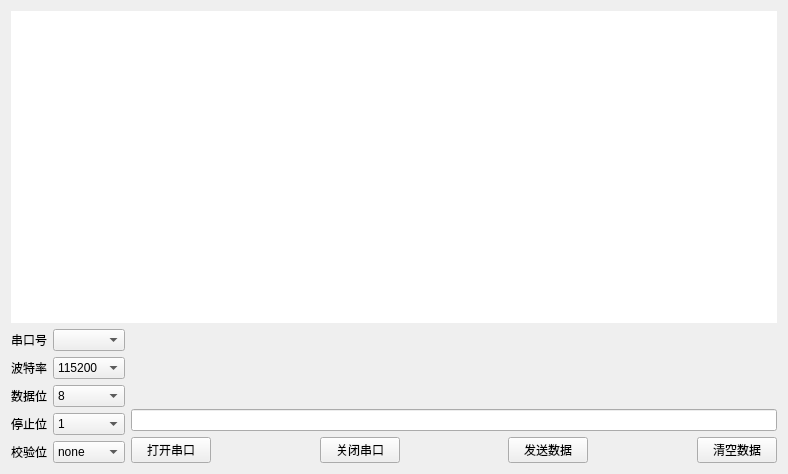
<?xml version="1.0" encoding="UTF-8"?>
<ui version="4.0">
 <class>Widget</class>
 <widget class="QWidget" name="Widget">
  <property name="geometry">
   <rect>
    <x>0</x>
    <y>0</y>
    <width>788</width>
    <height>474</height>
   </rect>
  </property>
  <property name="windowTitle">
   <string>Widget</string>
  </property>
  <layout class="QVBoxLayout" name="verticalLayout">
   <item>
    <layout class="QGridLayout" name="gridLayout_2">
     <item row="1" column="0" rowspan="3">
      <layout class="QGridLayout" name="gridLayout">
       <item row="0" column="0">
        <widget class="QLabel" name="label">
         <property name="text">
          <string>串口号</string>
         </property>
        </widget>
       </item>
       <item row="0" column="1">
        <widget class="QComboBox" name="serialCb"/>
       </item>
       <item row="1" column="0">
        <widget class="QLabel" name="label_2">
         <property name="text">
          <string>波特率</string>
         </property>
        </widget>
       </item>
       <item row="1" column="1">
        <widget class="QComboBox" name="bauntRateCb">
         <item>
          <property name="text">
           <string>115200</string>
          </property>
         </item>
         <item>
          <property name="text">
           <string>9600</string>
          </property>
         </item>
         <item>
          <property name="text">
           <string>4800</string>
          </property>
         </item>
        </widget>
       </item>
       <item row="2" column="0">
        <widget class="QLabel" name="label_3">
         <property name="text">
          <string>数据位</string>
         </property>
        </widget>
       </item>
       <item row="2" column="1">
        <widget class="QComboBox" name="dataCb">
         <item>
          <property name="text">
           <string>8</string>
          </property>
         </item>
         <item>
          <property name="text">
           <string>7</string>
          </property>
         </item>
         <item>
          <property name="text">
           <string>6</string>
          </property>
         </item>
         <item>
          <property name="text">
           <string>5</string>
          </property>
         </item>
        </widget>
       </item>
       <item row="3" column="0">
        <widget class="QLabel" name="label_4">
         <property name="text">
          <string>停止位</string>
         </property>
        </widget>
       </item>
       <item row="3" column="1">
        <widget class="QComboBox" name="stopCb">
         <item>
          <property name="text">
           <string>1</string>
          </property>
         </item>
         <item>
          <property name="text">
           <string>1.5</string>
          </property>
         </item>
         <item>
          <property name="text">
           <string>2</string>
          </property>
         </item>
        </widget>
       </item>
       <item row="4" column="0">
        <widget class="QLabel" name="label_5">
         <property name="text">
          <string>校验位</string>
         </property>
        </widget>
       </item>
       <item row="4" column="1">
        <widget class="QComboBox" name="checkCb">
         <item>
          <property name="text">
           <string>none</string>
          </property>
         </item>
        </widget>
       </item>
      </layout>
     </item>
     <item row="3" column="1">
      <layout class="QHBoxLayout" name="horizontalLayout_6">
       <item>
        <widget class="QPushButton" name="openBt">
         <property name="text">
          <string>打开串口</string>
         </property>
        </widget>
       </item>
       <item>
        <spacer name="horizontalSpacer">
         <property name="orientation">
          <enum>Qt::Horizontal</enum>
         </property>
         <property name="sizeHint" stdset="0">
          <size>
           <width>40</width>
           <height>20</height>
          </size>
         </property>
        </spacer>
       </item>
       <item>
        <widget class="QPushButton" name="closeBt">
         <property name="text">
          <string>关闭串口</string>
         </property>
        </widget>
       </item>
       <item>
        <spacer name="horizontalSpacer_2">
         <property name="orientation">
          <enum>Qt::Horizontal</enum>
         </property>
         <property name="sizeHint" stdset="0">
          <size>
           <width>40</width>
           <height>20</height>
          </size>
         </property>
        </spacer>
       </item>
       <item>
        <widget class="QPushButton" name="sendBt">
         <property name="text">
          <string>发送数据</string>
         </property>
        </widget>
       </item>
       <item>
        <spacer name="horizontalSpacer_3">
         <property name="orientation">
          <enum>Qt::Horizontal</enum>
         </property>
         <property name="sizeHint" stdset="0">
          <size>
           <width>40</width>
           <height>20</height>
          </size>
         </property>
        </spacer>
       </item>
       <item>
        <widget class="QPushButton" name="cleartBt">
         <property name="text">
          <string>清空数据</string>
         </property>
        </widget>
       </item>
      </layout>
     </item>
     <item row="0" column="0" colspan="2">
      <widget class="QPlainTextEdit" name="reviceTextEdit">
       <property name="frameShape">
        <enum>QFrame::NoFrame</enum>
       </property>
       <property name="readOnly">
        <bool>true</bool>
       </property>
      </widget>
     </item>
     <item row="2" column="1">
      <widget class="QLineEdit" name="sendEdit">
       <property name="text">
        <string/>
       </property>
      </widget>
     </item>
     <item row="1" column="1">
      <widget class="QLabel" name="label_6">
       <property name="text">
        <string/>
       </property>
      </widget>
     </item>
    </layout>
   </item>
  </layout>
 </widget>
 <resources/>
 <connections/>
</ui>
